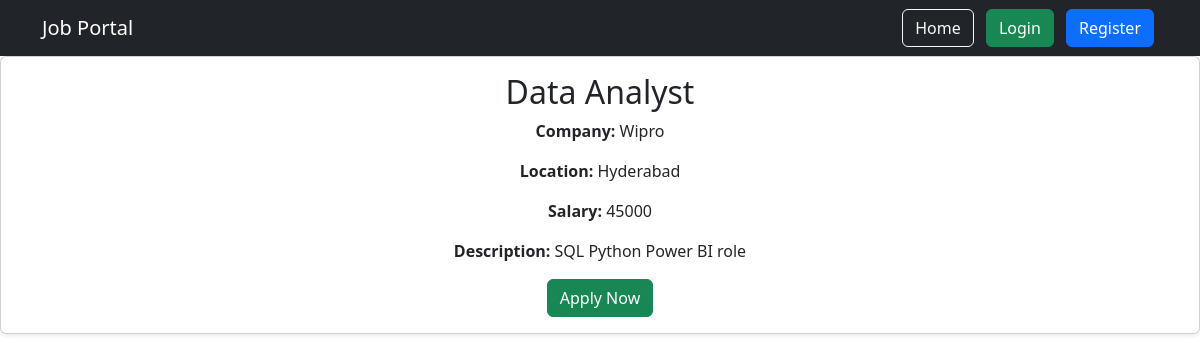
The app's page /job/3/ with its own data.
### Jobs/models.py (models this page shows, shortened)
class Job(models.Model):
    title = models.CharField(max_length=100)
    company = models.CharField(max_length=100)
    location = models.CharField(max_length=100)
    salary = models.IntegerField()
    description = models.TextField()

### Jobs/views.py (the view)
# urls.py: path('job/<int:id>/', views.job_detail, name='job_detail'),
def job_detail(request, id):
    job = Job.objects.get(id=id)
    return render(request, 'job_detail.html', {'job': job})

### templates/job_detail.html
{% extends 'base.html' %}
{% block content %}
<center>
<div class="card shadow-sm">
    <div class="card-body">
        <h2 class="card-title">{{ job.title }}</h2>
        <p><strong>Company:</strong> {{ job.company }}</p>
        <p><strong>Location:</strong> {{ job.location }}</p>
        <p><strong>Salary:</strong> {{ job.salary }}</p>
        <p><strong>Description:</strong> {{ job.description }}</p>
        <a href="/apply/{{ job.id }}/" class="btn btn-success">
            Apply Now
        </a>
    </div>
</div>
</center>
{% endblock %}

### records on screen
Job: title "Data Analyst", company "Wipro", location "Hyderabad", salary "45000", description "SQL Python Power BI role"
